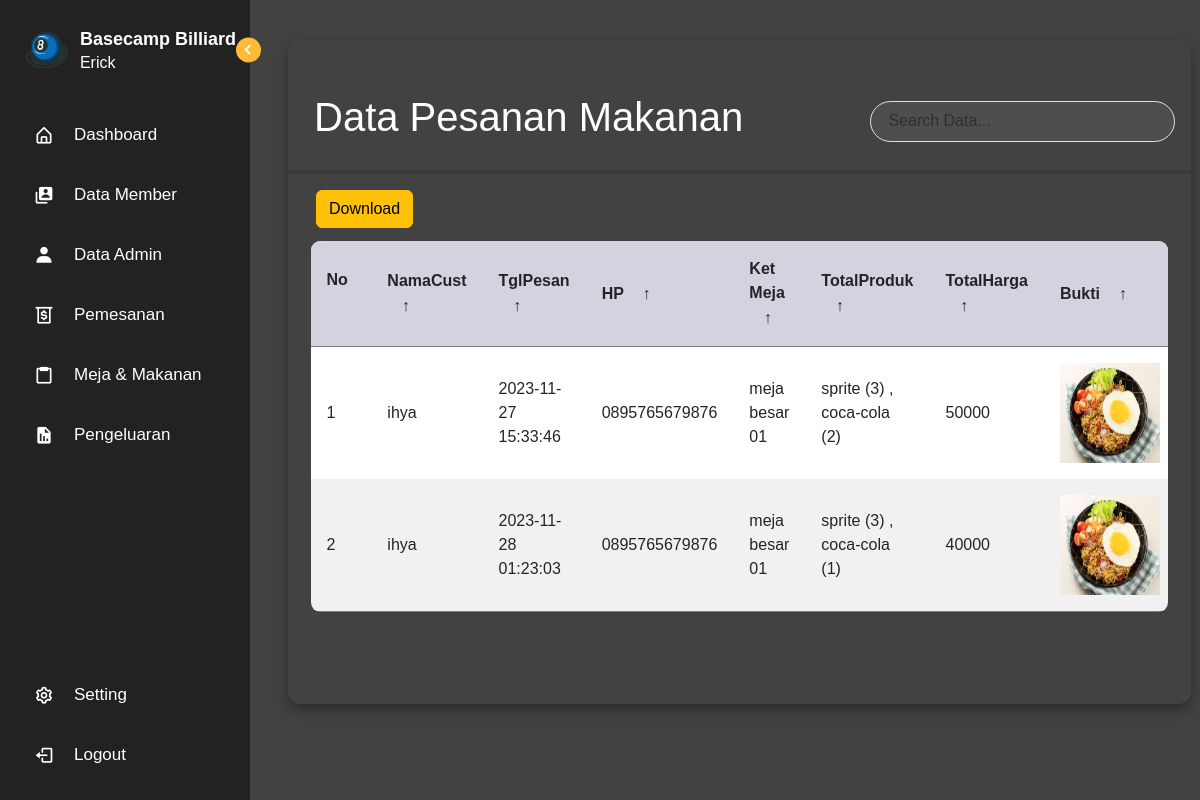
Screenshot of /admin.php?page=makanpesan (signed in) with the database file from the repository.
### tables this page shows
CREATE TABLE `bayarmkn` (
  `idbayarmkn` int(11) NOT NULL,
  `idpesan` int(11) NOT NULL,
  `bukti` text NOT NULL,
  `tgl_upload` timestamp NOT NULL DEFAULT current_timestamp(),
  `konfirmasi` varchar(50) NOT NULL
);

CREATE TABLE `pesan` (
  `idpesan` int(11) NOT NULL,
  `iduser` int(11) NOT NULL,
  `tgl_pesan` timestamp NOT NULL DEFAULT current_timestamp(),
  `nama` varchar(255) NOT NULL,
  `hp` varchar(255) NOT NULL,
  `meja` varchar(255) NOT NULL,
  `foto` text NOT NULL,
  `total_products` varchar(255) NOT NULL,
  `total_price` varchar(255) NOT NULL,
  `status` varchar(255) NOT NULL
);

### functions.php (called while the page is built, shortened)
<?php
$conn = mysqli_connect("localhost", "root", "", "db_futsal");
function query($query)
{
  global $conn;
  $result = mysqli_query($conn, $query);
  $rows = [];
  while ($row = mysqli_fetch_assoc($result)) {
    $rows[] = $row;
  }
  return $rows;
}

### admin/pesanmakan.php (the view, shortened to what this page needs)
<?php
include_once(__DIR__ . '/../functions.php');
$pesan = query("SELECT pesan.idpesan, pesan.nama, pesan.hp, pesan.meja, pesan.total_products, pesan.total_price, bayarmkn.tgl_upload, bayarmkn.bukti, bayarmkn.konfirmasi
FROM pesan
JOIN bayarmkn ON pesan.idpesan = bayarmkn.idpesan ");
?>
<!DOCTYPE html>
<html lang="en">
<head>
  <link rel="stylesheet" href="../css/form.css">
  <link rel="stylesheet" href="https://cdnjs.cloudflare.com/ajax/libs/font-awesome/4.7.0/css/font-awesome.min.css">
  <link rel="stylesheet" href="https://cdn.datatables.net/1.13.4/css/jquery.dataTables.css" />
</head>
<body>
  <div class="container-fluid">
    <div class="row">
      <div class="col-10 p-5">
        <main class="table">
          <section class="table__header mt-5">
            <h1 style="margin-left:10px;">Data Pesanan Makanan</h1>
            <div class="input-group">
              <input type="search"  class="form-control rounded" id="searchInput" aria-label="Search" aria-describedby="search-addon"  placeholder="Search Data...">
            </div>
          </section>
          <hr>
          <button class="btn btn-inti btn btn-warning" style="margin-left: 28px;" onclick="printTable()">Download</button>
          <section class="table__body">
            <table>
              <thead>
                <tr>
                  <th> No <span class="icon-arrow"></span></th>
                  <th> NamaCust <span class="icon-arrow">&UpArrow;</span></th>
                  <th> TglPesan <span class="icon-arrow">&UpArrow;</span></th>
                  <th> HP <span class="icon-arrow">&UpArrow;</span></th>
                  <th> Ket Meja <span class="icon-arrow">&UpArrow;</span></th>
                  <th> TotalProduk <span class="icon-arrow">&UpArrow;</span></th>
                  <th> TotalHarga <span class="icon-arrow">&UpArrow;</span></th>
                  <th> Bukti <span class="icon-arrow">&UpArrow;</span></th>
                </tr>
              </thead>
              <tbody id="searchResults">
                <?php $i = 1; ?>
                <?php foreach ($pesan as $row) : ?>
                  <tr>
                    <td><?= $i++; ?></td>
                    <td><?= $row["nama"]; ?></td>
                    <td><?= $row["tgl_upload"]; ?></td>
                    <td><?= $row["hp"]; ?></td>
                    <td><?= $row["meja"]; ?></td>
                    <td><?= $row["total_products"]; ?></td>
                    <td><?= $row["total_price"]; ?></td>
                    <td><img src="../img/<?= $row["bukti"]; ?>" id="imglap" width="100" height="100"></td>
                  </tr>
                <?php endforeach; ?>
              </tbody>
          </section>
        </main>
      </div>
</body>
</html>

### css/style.css (style rules this page uses)
* { margin: 0; padding: 0; box-sizing: border-box; font-family: 'Poppins', sans-serif; }
:root { --body-color: #E4E9F7; --sidebar-color: #FFF; --primary-color: #695CFE; --primary-color-light: #F6F5FF; --toggle-color: #DDD; --text-color: #707070; --tran-03: all 0.2s ease; --tran-03: all 0.3s ease; --tran-04: all 0.3s ease; --tran-05: all 0.3s ease; }
body { min-height: 100vh; background-color: var(--body-color); transition: var(--tran-05); }

### css/form.css (style rules this page uses)
* { margin: 0; padding: 0; box-sizing: border-box; font-family: sans-serif; }
:root { --body-color: #E4E9F7; --sidebar-color: #FFF; --primary-color: #695CFE; --primary-color-light: #F6F5FF; --toggle-color: #DDD; --text-color: #707070; --tran-03: all 0.2s ease; --tran-03: all 0.3s ease; --tran-04: all 0.3s ease; --tran-05: all 0.3s ease; }
main h1 { color: #fff; }
body { min-height: 100vh; background: url(images/html_table.jpg) center / cover; display: flex; justify-content: center; align-items: center; }
main.table { position: absolute; top: 5%; left: 4%; width: 80vw; height: 83vh; backdrop-filter: blur(0px); box-shadow: 0 .4rem .8rem #0005; border-radius: .8rem; overflow: hidden; }
.table__header { width: 100%; height: 10%; padding: .8rem 1rem; display: flex; justify-content: space-between; align-items: center; }
.table__header .input-group { width: 35%; height: 100%; background-color: #fff1; padding: 0 .8rem; border-radius: 2rem; border: 1px solid #e1e1e1; display: flex; justify-content: center; align-items: center; transition: .2s; }
.table__header .input-group input { width: 100%; padding: 0 .5rem 0 .3rem; background-color: transparent; border: none; outline: none; }
.table__body { width: 95%; max-height: calc(70% - 1.6rem); background-color: #fffb; margin: .8rem auto; border-radius: .6rem; overflow-y: auto; }
table { width: 100%; }
td img { width: 36px; height: 36px; margin-right: .5rem; border-radius: 50%; vertical-align: middle; }
table, th, td { border-collapse: collapse; padding: 1rem; text-align: left; }
thead th { position: sticky; top: 0; left: 0; background-color: #d5d1defe; cursor: pointer; text-transform: capitalize; }
tbody tr:nth-child(even) { background-color: #f1f1f1; }
tbody tr { --delay: .1s; transition: .5s ease-in-out var(--delay), background-color 0s; }
tbody tr td, tbody tr td p, tbody tr td img { transition: .2s ease-in-out; }
thead th span.icon-arrow { display: inline-block; width: 1.3rem; height: 1.3rem; border-radius: 50%; border: 1.4px solid transparent; text-align: center; font-size: 1rem; margin-left: .5rem; transition: .2s ease-in-out; }
#imglap { width: 100px !important; height: 100px !important; border-radius: 0% !important; }
hr { width: 100%; border: 2px solid; }

### rows the page displays
bayarmkn: idpesan.nama "ihya", tgl_upload "2023-11-27 15:33:46", idpesan.hp "0895765679876", idpesan.meja "meja besar 01", idpesan.total_products "sprite (3) , coca-cola (2)", idpesan.total_price "50000", bukti (picture)
bayarmkn: idpesan.nama "ihya", tgl_upload "2023-11-28 01:23:03", idpesan.hp "0895765679876", idpesan.meja "meja besar 01", idpesan.total_products "sprite (3) , coca-cola (1)", idpesan.total_price "40000", bukti (picture)

### other values shown
$_SESSION["nama"] "Erick"
